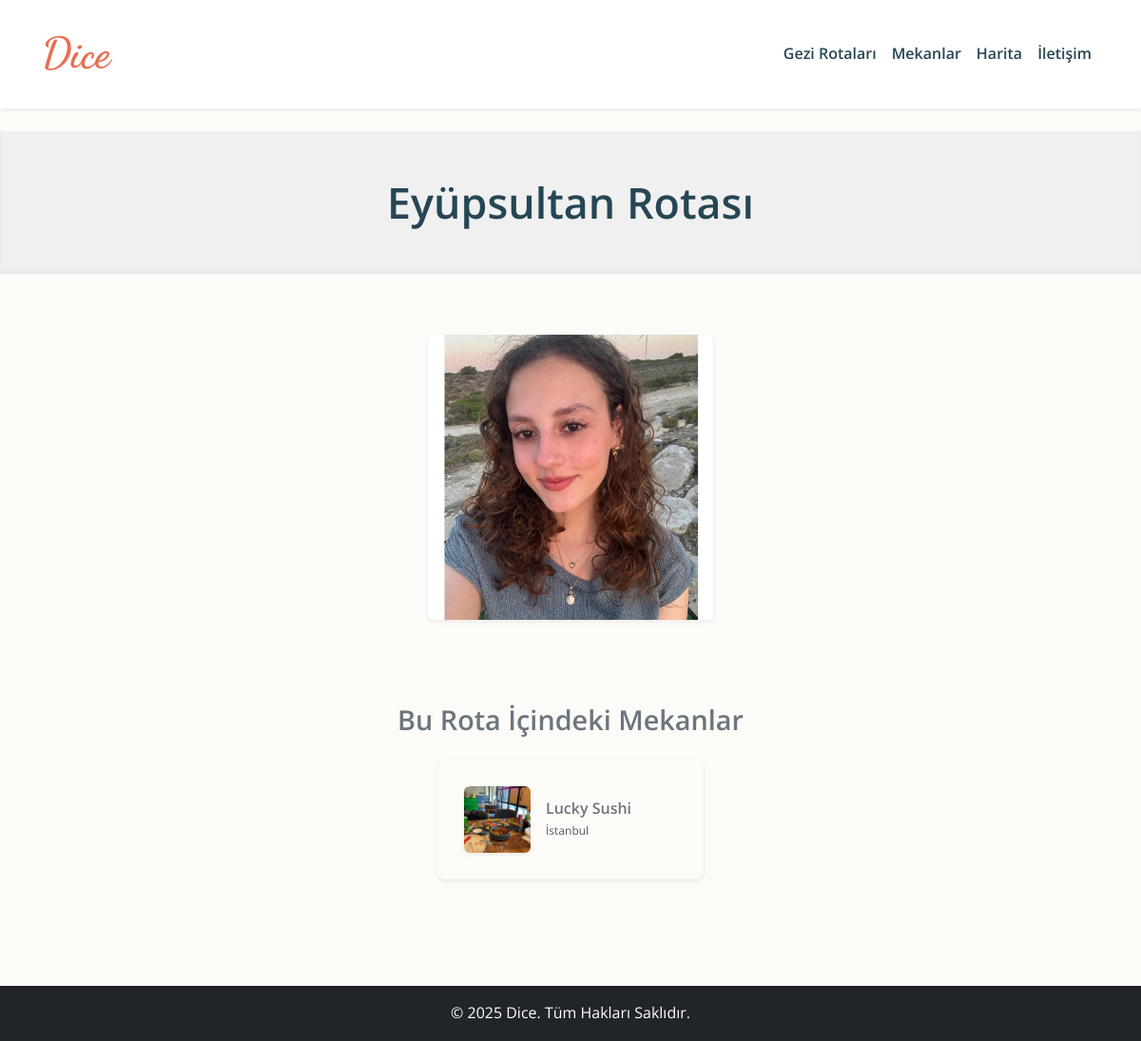
Screenshot of /rotalar/eyupsultan/ with the database file from the repository.
### travelog/models.py (models this page shows, shortened)
class Route(models.Model):
    name = models.CharField(max_length=200, verbose_name="Rota Adı")
    slug = models.SlugField(max_length=200, unique=True, blank=True, null=True, verbose_name="URL Dostu İsim")
    description = models.TextField(blank=True, null=True, verbose_name="Açıklama")
    main_image = models.ImageField(upload_to='route_images/', blank=True, null=True, verbose_name="Ana Rota Görseli")
    locations = models.ManyToManyField(Location, blank=True, related_name='routes', verbose_name="Bu Rota İçindeki Mekanlar")
    is_featured = models.BooleanField(default=False, verbose_name="Öne Çıkan Rota (Slider İçin)")
    date_created = models.DateTimeField(auto_now_add=True, verbose_name="Oluşturulma Tarihi")
    class Meta:
        verbose_name = "Rota"
        verbose_name_plural = "Rotalar"
        ordering = ['-date_created']

class Location(models.Model):
    name = models.CharField(max_length=200, verbose_name="Mekan Adı")
    slug = models.SlugField(max_length=200, unique=True, blank=True, null=True, verbose_name="URL Dostu İsim")
    description = models.TextField(blank=True, null=True, verbose_name="Açıklama")
    address = models.CharField(max_length=255, blank=True, null=True, verbose_name="Adres")
    city = models.CharField(max_length=100, verbose_name="Şehir")
    latitude = models.DecimalField(max_digits=19, decimal_places=6, blank=True, null=True, verbose_name="Enlem")
    longitude = models.DecimalField(max_digits=19, decimal_places=6, blank=True, null=True, verbose_name="Boylam")
    location_type = models.ForeignKey(Category, on_delete=models.SET_NULL, null=True, blank=True, related_name='locations', verbose_name="Mekan Türü")
    main_photo = models.ImageField(upload_to='location_photos/', blank=True, null=True, verbose_name="Ana Fotoğraf") # Anasayfada kullanılan ana görsel
    date_added = models.DateTimeField(auto_now_add=True, verbose_name="Eklenme Tarihi")
    class Meta:
        verbose_name = "Mekan"
        verbose_name_plural = "Mekanlar"
        ordering = ['-date_added']

### travelog/views.py (the view)
# urls.py: path('rotalar/<slug:slug>/', views.route_detail, name='route_detail'),
def route_detail(request, slug):
    route = get_object_or_404(Route, slug=slug)
    route_locations = route.locations.all().order_by('name')
    context = {
        'route': route,
        'route_locations': route_locations,
        'page_title': f'{route.name} Rotası'
    }
    return render(request, 'travel/route_detail.html', context)

### travelog/templates/travel/route_detail.html (shortened to what this page needs)
{% extends 'base.html' %}
{% block content %}
    <div class="page-header">
        <h1>{{ page_title }}</h1>
    </div>
    <section class="route-detail-section py-4">
        <div class="container">
            <div class="row mb-5 justify-content-center">
                <div class="col-md-8 text-center">
                    {% if route.main_image %}
                        <img src="{{ route.main_image.url }}" alt="{{ route.name }}" class="img-fluid rounded shadow-sm mb-4" style="height: 300px; object-fit: cover;">
                    {% else %}
                        <img src="https://via.placeholder.com/900x300?text=Rota+G%C3%B6rseli+Yok" alt="Rota Görseli Yok" class="img-fluid rounded shadow-sm mb-4" style="height: 300px; object-fit: cover;">
                    {% endif %}
                </div>
            </div>
            <h3 class="text-center mb-4 text-secondary">Bu Rota İçindeki Mekanlar</h3>
            {% if route_locations %}
                <div class="row row-cols-1 row-cols-md-2 row-cols-lg-3 g-4 justify-content-center">
                    {% for location in route_locations %}
                        <div class="col">
                            <div class="card h-100 shadow-sm border-0">
                                <a href="{% url 'travelog:location_detail' location.slug %}" class="card-link d-flex align-items-center p-3">
                                    <div class="flex-shrink-0 me-3">
                                        {% if location.main_photo %}
                                            <img src="{{ location.main_photo.url }}" alt="{{ location.name }}" class="rounded shadow-sm" style="width: 70px; height: 70px; object-fit: cover;">
                                        {% else %}
                                            <img src="https://via.placeholder.com/70x70?text=Foto" alt="Mekan Fotoğrafı Yok" class="rounded shadow-sm" style="width: 70px; height: 70px; object-fit: cover;">
                                        {% endif %}
                                    </div>
                                    <div class="flex-grow-1">
                                        <h5 class="mb-1 text-secondary">{{ location.name }}</h5>
                                        <p class="mb-0 text-muted small">{{ location.city }}</p>
                                    </div>
                                </a>
                            </div>
                        </div>
                    {% endfor %}
                </div>
            {% else %}
                <p class="text-center text-muted lead py-5">Bu rotaya henüz mekan eklenmemiş.</p>
            {% endif %}
        </div>
    </section>
{% endblock %}

### travelog/templates/base.html (style rules this page uses)
:root { --primary-color: #E76F51; --secondary-color: #264653; --accent-color: #F4A261; --text-color: #2F2F2F; --light-bg: #FDFBF8; --lighter-gray: #F0F0F0; --border-color: #E0E0E0; --bs-primary: var(--primary-color); --bs-secondary: var(--secondary-color); --bs-body-color: var(--text-color); --bs-body-bg: var(--light-bg); --bs-link-color: var(--secondary-color); --bs-link-hover-color: var(--primary-color); }
body { font-family: 'Open Sans', sans-serif; line-height: 1.6; color: var(--bs-body-color); background-color: var(--bs-body-bg); }
h1, h2, h3, h4, h5, h6 { font-family: 'Open Sans', sans-serif; color: var(--secondary-color); font-weight: 600; }
h1 { font-size: 3.2rem; }
h3 { font-size: 1.8rem; }
p { font-size: 1rem; }
a { color: var(--bs-link-color); text-decoration: none; transition: color 0.3s ease; }
.page-header { text-align: center; padding: 3rem 1rem; background-color: var(--lighter-gray); margin-bottom: 2.5rem; box-shadow: inset 0 -3px 5px rgba(0,0,0,0.03); border-bottom: 1px solid var(--border-color); }
.page-header h1 { font-size: 2.8rem; color: var(--secondary-color); margin-bottom: 0; }
.route-detail-section, .location-detail-section { max-width: 960px; margin: 0 auto; padding: 1.5rem; }
.route-detail-section .card, .location-detail-section .media-item { padding: 0.75rem; border-radius: 0.5rem; }
.route-detail-section .card h5 { font-size: 1.0rem; }
.route-detail-section .card p { font-size: 0.75rem; }

### rows the page displays
Route: main_image (picture)
Location: main_photo (picture), name "Lucky Sushi", city "İstanbul"

### other values shown
{{ page_title }} "Eyüpsultan Rotası"
